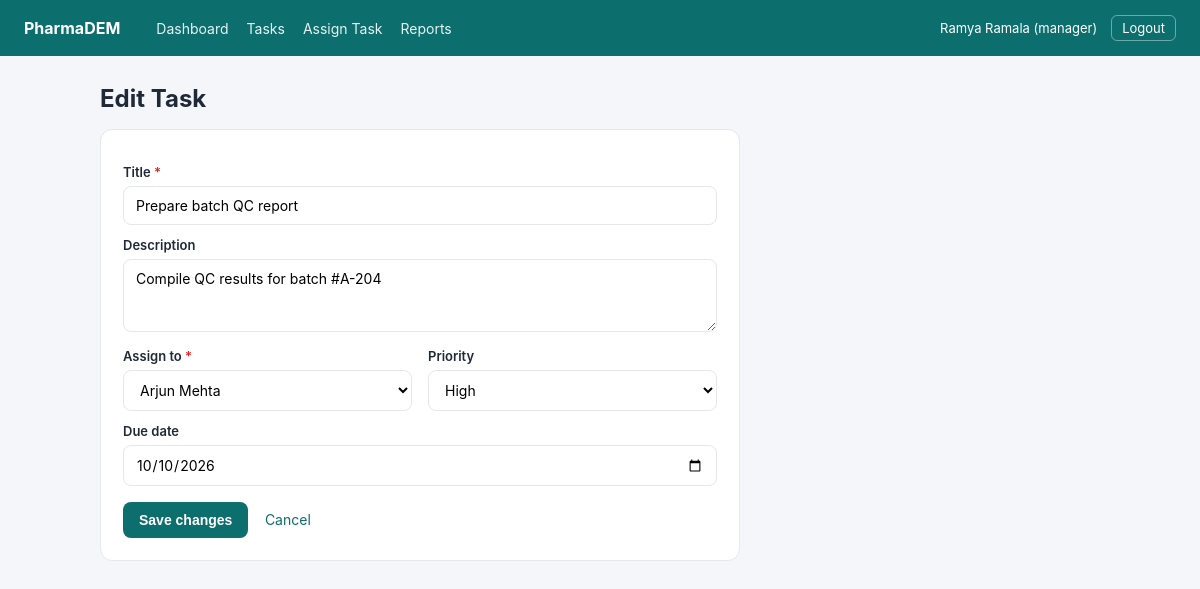
The page /index.php?r=manager/task/edit&id=1 (signed in) on the database its author committed.
### tables this page shows
CREATE TABLE tasks (
  id          INT AUTO_INCREMENT PRIMARY KEY,
  title       VARCHAR(200) NOT NULL,
  description TEXT,
  assigned_to INT NOT NULL,
  assigned_by INT NOT NULL,
  priority    ENUM('low','medium','high') NOT NULL DEFAULT 'medium',
  status      ENUM('todo','in_progress','pending','completed') NOT NULL DEFAULT 'todo',
  due_date    DATE,
  completed_at DATETIME DEFAULT NULL,
  created_at  TIMESTAMP NOT NULL DEFAULT CURRENT_TIMESTAMP,
  CONSTRAINT fk_task_employee FOREIGN KEY (assigned_to) REFERENCES users(id) ON DELETE CASCADE,
  CONSTRAINT fk_task_manager  FOREIGN KEY (assigned_by) REFERENCES users(id) ON DELETE CASCADE,
  INDEX idx_assigned_to (assigned_to),
  INDEX idx_status (status),
  INDEX idx_due_date (due_date)
);

CREATE TABLE users (
  id            INT AUTO_INCREMENT PRIMARY KEY,
  name          VARCHAR(100)        NOT NULL,
  email         VARCHAR(150)        NOT NULL UNIQUE,
  password_hash VARCHAR(255)        NOT NULL,
  role          ENUM('manager','employee') NOT NULL DEFAULT 'employee',
  created_at    TIMESTAMP           NOT NULL DEFAULT CURRENT_TIMESTAMP
);

### app/helpers.php (called while the page is built, shortened)
<?php
function esc(?string $value): string
{
    return htmlspecialchars($value ?? '', ENT_QUOTES, 'UTF-8');
}
function render(string $name, array $data = []): void
{
    extract($data);
    require __DIR__ . "/views/$name.php";
    require __DIR__ . '/views/layout.php';
}

### app/ManagerController.php (called while the page is built, shortened)
<?php
class ManagerController
{
    public static function editTask(): void
    {
        $task = Tasks::find((int) ($_GET['id'] ?? 0));
        render('manager_task_form', [
            'title'     => 'Edit Task',
            'task'      => $task,
            'employees' => Users::employees(),
        ]);
    }
}

### public/index.php (called while the page is built, shortened)
<?php
$root = dirname(__DIR__);
date_default_timezone_set((require "$root/config.php")['timezone']);
$routes = [
    'login'               => ['GET',  'AuthController', 'showLogin'],
    'login.submit'        => ['POST', 'AuthController', 'login'],
    'logout'              => ['GET',  'AuthController', 'logout'],
    'dashboard'           => ['GET',  'AuthController', 'dashboard'],
    'employee/dashboard'  => ['GET',  'EmployeeController', 'dashboard'],
    'employee/updates'    => ['GET',  'EmployeeController', 'updates'],
    'task/status'         => ['POST', 'EmployeeController', 'updateStatus'],
    'daily/save'          => ['POST', 'EmployeeController', 'saveUpdate'],
    'manager/dashboard'   => ['GET',  'ManagerController', 'dashboard'],
    'manager/tasks'       => ['GET',  'ManagerController', 'tasks'],
    'manager/task/new'    => ['GET',  'ManagerController', 'newTask'],
    'manager/task/create' => ['POST', 'ManagerController', 'createTask'],
    'manager/task/edit'   => ['GET',  'ManagerController', 'editTask'],
    'manager/task/update' => ['POST', 'ManagerController', 'updateTask'],
    'manager/task/delete' => ['POST', 'ManagerController', 'deleteTask'],
    'manager/reports'     => ['GET',  'ManagerController', 'reports'],
];
$route = $_GET['r'] ?? 'login';
[$httpMethod, $class, $action] = $routes[$route];
try {
    $class::$action();
} catch (PDOException $e) {
    error_log('DB error: ' . $e->getMessage());
    http_response_code(500);
    exit('Database error. Did you import sql/schema.sql and set the DB details in config.php?');
}

### config.php (called while the page is built)
<?php
return [
    'timezone' => getenv('APP_TZ') ?: 'Asia/Kolkata',
    'db' => [
        'host'    => getenv('DB_HOST') ?: '127.0.0.1',
        'port'    => getenv('DB_PORT') ?: '3306',
        'name'    => getenv('DB_NAME') ?: 'pharmadem',
        'user'    => getenv('DB_USER') ?: 'root',
        'pass'    => getenv('DB_PASS') ?: '',
        'charset' => 'utf8mb4',
    ],
];

### app/Database.php (called while the page is built)
<?php
class Database
{
    private static ?PDO $pdo = null;
    public static function connection(): PDO
    {
        if (self::$pdo === null) {
            $cfg = (require __DIR__ . '/../config.php')['db'];
            $dsn = sprintf(
                'mysql:host=%s;port=%s;dbname=%s;charset=%s',
                $cfg['host'], $cfg['port'], $cfg['name'], $cfg['charset']
            );
            self::$pdo = new PDO($dsn, $cfg['user'], $cfg['pass'], [
                PDO::ATTR_ERRMODE            => PDO::ERRMODE_EXCEPTION,
                PDO::ATTR_DEFAULT_FETCH_MODE => PDO::FETCH_ASSOC,
                PDO::ATTR_EMULATE_PREPARES   => false,
            ]);
            self::$pdo->exec("SET time_zone = '" . date('P') . "'");
        }
        return self::$pdo;
    }
}

### app/Tasks.php (called while the page is built, shortened)
<?php
class Tasks
{
    public static function find(int $id): ?array
    {
        $stmt = Database::connection()->prepare('SELECT * FROM tasks WHERE id = ?');
        $stmt->execute([$id]);
        return $stmt->fetch() ?: null;
    }
}

### app/Users.php (called while the page is built, shortened)
<?php
class Users
{
    public static function employees(): array
    {
        $sql = "SELECT id, name, email FROM users WHERE role = 'employee' ORDER BY name";
        return Database::connection()->query($sql)->fetchAll();
    }
}

### app/views/manager_task_form.php (the view, shortened to what this page needs)
<?php
$editing = $task !== null;
$action  = $editing ? 'manager/task/update' : 'manager/task/create';
?>
<h1><?= $editing ? 'Edit Task' : 'Assign a Task' ?></h1>
<form method="post" action="index.php?r=<?= $action ?>" class="form-card">
    <label>Title <span class="req">*</span></label>
    <input type="text" name="title" required maxlength="200" value="<?= esc($task['title'] ?? '') ?>">
    <label>Description</label>
    <textarea name="description" rows="3"><?= esc($task['description'] ?? '') ?></textarea>
    <div class="grid-2">
        <div>
            <label>Assign to <span class="req">*</span></label>
            <select name="assigned_to" required>
                <?php foreach ($employees as $emp): ?>
                    <option value="<?= (int) $emp['id'] ?>"
                        <?= (int) ($task['assigned_to'] ?? 0) === (int) $emp['id'] ? 'selected' : '' ?>>
                        <?= esc($emp['name']) ?>
                    </option>
                <?php endforeach; ?>
            </select>
        </div>
        <div>
            <label>Priority</label>
            <select name="priority">
                <?php foreach (Tasks::PRIORITIES as $p): ?>
                    <option value="<?= $p ?>" <?= $p === ($task['priority'] ?? 'medium') ? 'selected' : '' ?>>
                        <?= ucfirst($p) ?>
                    </option>
                <?php endforeach; ?>
            </select>
        </div>
    </div>
    <label>Due date</label>
    <input type="date" name="due_date" value="<?= esc($task['due_date'] ?? '') ?>">
    <button type="submit"><?= $editing ? 'Save changes' : 'Assign' ?></button>
    <?php if ($editing): ?>
        <a class="link cancel" href="index.php?r=manager/tasks">Cancel</a>
    <?php endif; ?>
</form>

### public/assets/style.css (style rules this page uses)
:root { --bg: #f4f6f9; --card: #ffffff; --ink: #1f2937; --muted: #6b7280; --line: #e5e7eb; --brand: #0d6e6e; --brand-dark: #0a5555; --danger: #dc2626; --warn: #d97706; }
* { box-sizing: border-box; }
body { margin: 0; font-family: -apple-system, Segoe UI, Roboto, Helvetica, Arial, sans-serif; background: var(--bg); color: var(--ink); }
a { color: var(--brand); text-decoration: none; }
h1 { font-size: 24px; margin: 0 0 16px; }
.req { color: var(--danger); }
.link { font-size: 14px; }
label { font-size: 13px; font-weight: 600; margin: 12px 0 6px; display: block; }
input, select, textarea { width: 100%; padding: 10px 12px; border: 1px solid var(--line); border-radius: 8px; font-size: 14px; font-family: inherit; background: #fff; }
button { margin-top: 16px; background: var(--brand); color: #fff; border: 0; padding: 10px 16px; border-radius: 8px; font-size: 14px; font-weight: 600; cursor: pointer; }
.form-card { background: var(--card); padding: 22px; border-radius: 12px; border: 1px solid var(--line); max-width: 640px; }
.grid-2 { display: grid; grid-template-columns: 1fr 1fr; gap: 16px; }
.cancel { margin-left: 12px; }

### rows shown on the page
tasks: title "Prepare batch QC report", description "Compile QC results for batch #A-204", assigned_to "Arjun Mehta", priority "High", due_date "10/10/2026"

### other values the page prints
$user['name'] "Ramya Ramala"
$user['role'] "manager"
